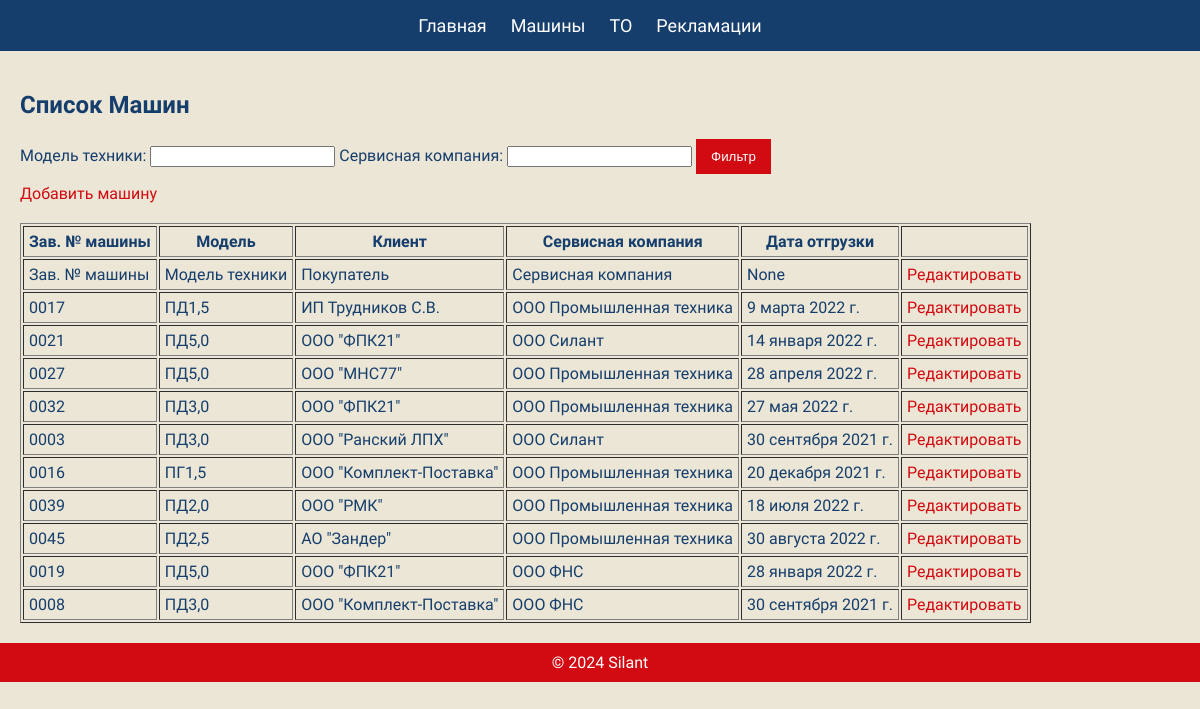
/machines/ (signed in), run on the app's committed database.
### machines/models.py (models this page shows, shortened)
class Machine(models.Model):
    factory_number = models.CharField(max_length=100, unique=True)
    machine_model = models.CharField(max_length=100, blank=True, null=True)
    engine_model = models.CharField(max_length=100, blank=True, null=True)
    engine_number = models.CharField(max_length=100, blank=True, null=True)
    transmission_model = models.CharField(max_length=100, blank=True, null=True)
    transmission_number = models.CharField(max_length=100, blank=True, null=True)
    drive_axle_model = models.CharField(max_length=100, blank=True, null=True)
    drive_axle_number = models.CharField(max_length=100, blank=True, null=True)
    steerable_axle_model = models.CharField(max_length=100, blank=True, null=True)
    steerable_axle_number = models.CharField(max_length=100, blank=True, null=True)
    shipment_date = models.DateField(blank=True, null=True)
    consignee = models.CharField(max_length=200, blank=True, null=True)
    delivery_address = models.TextField(blank=True, null=True)
    equipment = models.TextField(blank=True, null=True)
    client = models.CharField(max_length=200, blank=True, null=True)
    service_company = models.CharField(max_length=200, blank=True, null=True)

### machines/views.py (the view)
# urls.py: path('machines/', machines_list, name='machines-list'),
@login_required
def machines_list(request):
    all_machines = Machine.objects.all()
    return render(request, 'machines/machines_list.html', {
        'machines': all_machines
    })

### templates/machines/machines_list.html
{% extends 'base.html' %}
{% load static %}
{% block content %}
<h2>Список Машин</h2>
<form method="get">
  Модель техники: <input type="text" name="model" value="{{ request.GET.model }}">
  Сервисная компания: <input type="text" name="service" value="{{ request.GET.service }}">
  <button type="submit">Фильтр</button>
</form>
<a href="{% url 'machine-create' %}" style="margin:10px 0; display:inline-block;">Добавить машину</a>
<table border="1" cellpadding="5" style="margin-top:10px;">
  <tr>
    <th>Зав. № машины</th>
    <th>Модель</th>
    <th>Клиент</th>
    <th>Сервисная компания</th>
    <th>Дата отгрузки</th>
    <th></th>
  </tr>
  {% for m in machines %}
  <tr>
    <td>{{ m.factory_number }}</td>
    <td>{{ m.machine_model }}</td>
    <td>{{ m.client }}</td>
    <td>{{ m.service_company }}</td>
    <td>{{ m.shipment_date }}</td>
    <td>
      <a href="{% url 'machine-edit' m.pk %}">Редактировать</a>
    </td>
  </tr>
  {% endfor %}
</table>
{% endblock content %}

### templates/base.html (shortened to what this page needs)
<!DOCTYPE html>
<html lang="ru">
<head>
  {% load static %}
  <link rel="stylesheet" href="{% static 'css/silant_style.css' %}">
</head>
<body>
<header>
  <nav>
    <a href="/">Главная</a>
    <a href="/machines/">Машины</a>
    <a href="/to/">ТО</a>
    <a href="/claims/">Рекламации</a>
  </nav>
</header>
<main>
  {% block content %}
  {% endblock %}
</main>
<footer>
  © 2024 Silant
</footer>
</body>
</html>

### static/css/silant_style.css (style rules this page uses)
body { font-family: 'PT Astra Sans', sans-serif; background-color: #EBE6D6; color: #163E6C; margin: 0; padding: 0; }
header, footer { background-color: #163E6C; color: white; padding: 10px; text-align: center; }
a { color: #D20A11; text-decoration: none; }
button { background-color: #D20A11; color: white; border: none; padding: 10px 15px; cursor: pointer; }

### templates/base.html (style rules this page uses)
body { font-family: 'PT Astra Sans', sans-serif; margin: 0; padding: 0; background-color: #EBE6D6; }
header { background-color: #163E6C; padding: 15px 20px; }
header nav a { color: #fff; text-decoration: none; margin-right: 20px; font-size: 18px; }
footer { background-color: #D20A11; color: #fff; text-align: center; padding: 10px; }
main { padding: 20px; }

### data on the page
Machine: factory_number "Зав. № машины", machine_model "Модель техники", client "Покупатель", service_company "Сервисная компания", shipment_date "None"
Machine: factory_number "0017", machine_model "ПД1,5", client "ИП Трудников С.В.", service_company "ООО Промышленная техника", shipment_date "9 марта 2022 г."
Machine: factory_number "0021", machine_model "ПД5,0", client "ООО \"ФПК21\"", service_company "ООО Силант", shipment_date "14 января 2022 г."
Machine: factory_number "0027", machine_model "ПД5,0", client "ООО \"МНС77\"", service_company "ООО Промышленная техника", shipment_date "28 апреля 2022 г."
Machine: factory_number "0032", machine_model "ПД3,0", client "ООО \"ФПК21\"", service_company "ООО Промышленная техника", shipment_date "27 мая 2022 г."
Machine: factory_number "0003", machine_model "ПД3,0", client "ООО \"Ранский ЛПХ\"", service_company "ООО Силант", shipment_date "30 сентября 2021 г."
Machine: factory_number "0016", machine_model "ПГ1,5", client "ООО \"Комплект-Поставка\"", service_company "ООО Промышленная техника", shipment_date "20 декабря 2021 г."
Machine: factory_number "0039", machine_model "ПД2,0", client "ООО \"РМК\"", service_company "ООО Промышленная техника", shipment_date "18 июля 2022 г."
Machine: factory_number "0045", machine_model "ПД2,5", client "АО \"Зандер\"", service_company "ООО Промышленная техника", shipment_date "30 августа 2022 г."
Machine: factory_number "0019", machine_model "ПД5,0", client "ООО \"ФПК21\"", service_company "ООО ФНС", shipment_date "28 января 2022 г."
Machine: factory_number "0008", machine_model "ПД3,0", client "ООО \"Комплект-Поставка\"", service_company "ООО ФНС", shipment_date "30 сентября 2021 г."
